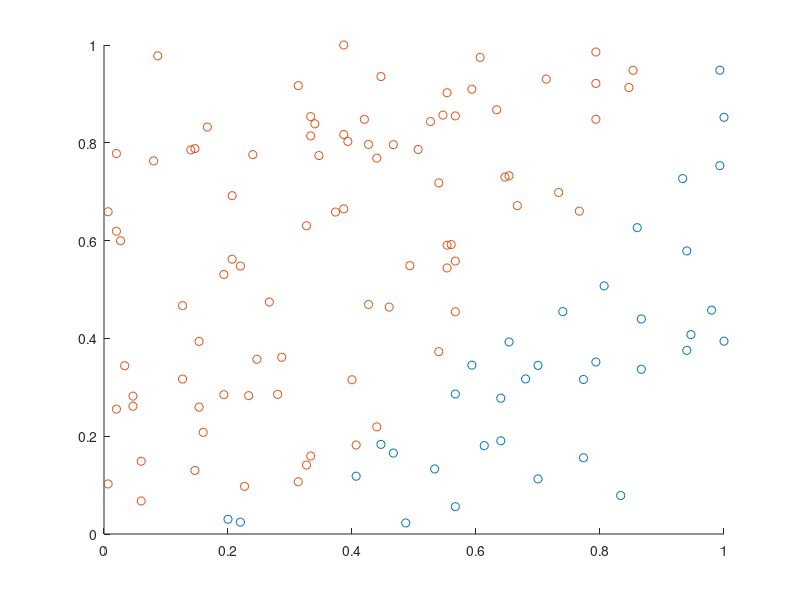

Source code (MATLAB): (Note: this script raises an error after producing the figure.)
%% Neural network - Curves learnt by the the hidden neurons

clear;
clc;
% data1=randi([1 150],150,1);
% data2=randi([1 22500],150,1);
% data1=data1/max(data1);
% data2=data2/max(data2);
% data=[data1,data2];
% c=data(:,2)>=data(:,1).^2;         % y=x^2 is the decision boundary
load('c.mat');
load('data.mat');
data_train=data(1:120,:);
data_test=data(121:150,:);
ytrain=c(1:120);
ytest=c(121:150);
 
figure;
gscatter(data_train(:,1),data_train(:,2),c(1:120));
hold on;
te=[0:0.01:1]';
plot(te,te.^2,'g');
data_train=data_train';
data_test=data_test';
% saveas(gcf,'Data and ideal decesion boundary.jpg');
% Neural network classifier

% Initialization

[n,m]=size(data_train);
[nt,mt]=size(data_test);
w1=rand(3,2);
w2=rand(1,3);
b1=zeros(3,1);
b2=0;
alpha=0.9;
iter=3000;
i=0;
cost=[];

while i<=iter
    
    % Forward Propogation
    
    z1=w1*data_train + repmat(b1,1,m);
    a1=sigmoid(z1);
    z2=w2*a1 + repmat(b2,1,m);
    h=sigmoid(z2);
    
    % Backpropogation
    
    dz2=h-ytrain';
    dw2=(1/m)*dz2*a1';
    db2=(1/m)*sum(dz2);
    dz1=(w2'*dz2).*(a1.*(1-a1));
    dw1=(1/m)*dz1*data_train';
    db1=(1/m)*sum(dz1,2);
    
    % Weight update
    
    w1=w1-alpha*dw1;
    w2=w2-alpha*dw2;
    b1=b1-alpha*db1;
    b2=b2-alpha*db2;
    
    temp=(-1/m)*( ytrain'*log(h') + (1-ytrain')*log(1-h') );
    cost=[cost;temp];
    i=i+1;
end
% figure;
% plot(cost);
% Testing

zt1=w1*data_test+b1;
at1=sigmoid(zt1);
zt2=w2*at1+b2;
ht=sigmoid(zt2);
ypred=ht>=0.5;
ypred=ypred';


% Misclassification error

error=abs(ypred-ytest);
error=error~=0;
er=sum(error);
accuracy=(1-(er/mt))*100

% Plotting the lines learnt by hidden neurons

r=rand(2,3);
z1=w1(1,:)*r + [b1(1) b1(1) b1(1)];
z2=w1(2,:)*r + [b1(2) b1(2) b1(2)];
z3=w1(3,:)*r + [b1(3) b1(3) b1(3)];
figure;
patch([r(1,1) r(2,1) z1(1)],[r(1,2) r(2,2) z1(2)],[r(1,3) r(2,3) z1(3)],'green');
view(2);
%saveas(gcf,'Curve learnt - 1st Hidden neuron.jpg');
figure;
patch([r(1,1) r(2,1) z2(1)],[r(1,2) r(2,2) z2(2)],[r(1,3) r(2,3) z2(3)],'red');
view(2);
%saveas(gcf,'Curve learnt - 2nd Hidden neuron.jpg');
figure;
patch([r(1,1) r(2,1) z3(1)],[r(1,2) r(2,2) z3(2)],[r(1,3) r(2,3) z3(3)],'blue');
view(2);
%saveas(gcf,'Curve learnt - 3rd Hidden neuron.jpg');




    
